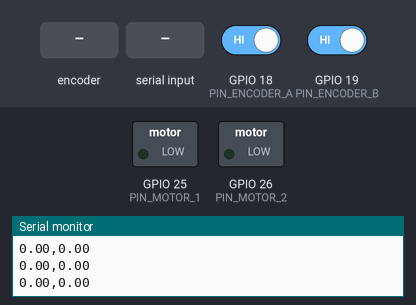
Bench run of a sketch on a simulated ESP32. Parts: switched loads named in the sketch (green lamp = pin HIGH), the last lines printed to the serial monitor. The inputs (shaded band) are chosen by the test bench; at power-on: GPIO 18 (PIN_ENCODER_A) HIGH, GPIO 19 (PIN_ENCODER_B) HIGH.

Above: at 1.2 s.
1.3 s: rotary encoder on GPIO 18 (PIN_ENCODER_A) / GPIO 19 (PIN_ENCODER_B) turned 1 step (first pin leading)
At 2.1 s:
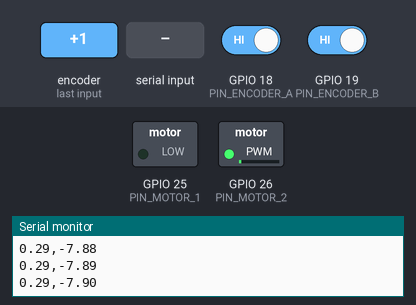
4.5 s: "5\n" received over Serial
At 5.24 s:
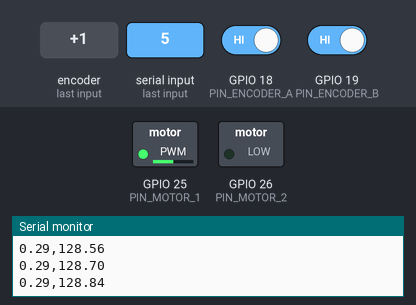
7.5 s: "90,45\n" received over Serial
At 8.7 s:
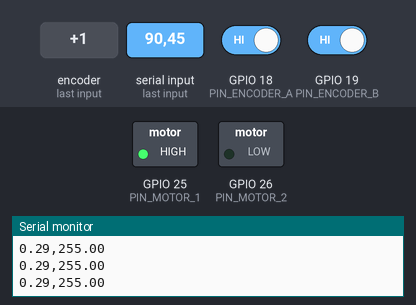
Timing chart, 0 to 10.5 s (numbered marks = the images above; inputs shaded):
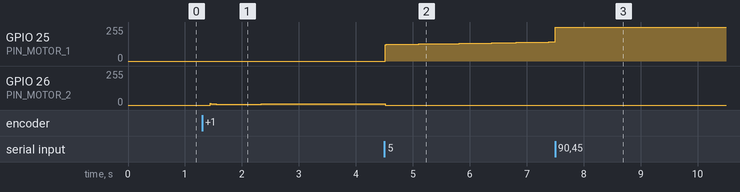

The sketch:

PID_FREERTOS.ino
```cpp
#include <Arduino.h>
#include "freertos/FreeRTOS.h"
#include "freertos/task.h"

// --- CONFIGURACIÓN DE NÚCLEO (BEST PRACTICE) ---
#if CONFIG_FREERTOS_UNICORE
  static const BaseType_t app_cpu = 0;
#else
  static const BaseType_t app_cpu = 1;
#endif

// DEFINICIÓN DE PINES
const int PIN_ENCODER_A = 18;
const int PIN_ENCODER_B = 19;
const int PIN_MOTOR_1 = 25;
const int PIN_MOTOR_2 = 26;

// CONFIGURACIÓN PWM
const int PWM_FREQ = 20000;      // 20 KHz
const int PWM_RES = 8;           // 8 bits (0-255)
// Nota: En la versión nueva ya no definimos canales manualmente, el ESP32 lo gestiona.

// ==========================================
// VARIABLES GLOBALES Y OBJETOS
// ==========================================

volatile long Np = 0;

// Variables Compartidas
float th_des = 0;
float th_actual_debug = 0;
float pwm_debug = 0;

SemaphoreHandle_t xMutexConsigna;
portMUX_TYPE muxEncoder = portMUX_INITIALIZER_UNLOCKED;

// Constantes del Modelo
const float R = 0.1428;
const float alpha = 0.05;

// Ganancias PID
const float kp = 1.25;
const float kd = 0.25;
const float ki = 0.07;

// ==========================================
// INTERRUPCIONES
// ==========================================

void IRAM_ATTR ISR_Encoder_A() {
    portENTER_CRITICAL_ISR(&muxEncoder);
    if (digitalRead(PIN_ENCODER_B) == LOW) {
        Np++;
    } else {
        Np--;
    }
    portEXIT_CRITICAL_ISR(&muxEncoder);
}

void IRAM_ATTR ISR_Encoder_B() {
    portENTER_CRITICAL_ISR(&muxEncoder);
    if (digitalRead(PIN_ENCODER_A) == HIGH) {
        Np++;
    } else {
        Np--;
    }
    portEXIT_CRITICAL_ISR(&muxEncoder);
}

// ==========================================
// TAREA 1: LAZO DE CONTROL PID
// ==========================================
void TaskPID(void *pvParameters) {
    float th = 0, thp = 0;
    float dth_d = 0, dth_f = 0;
    float e = 0, de = 0, inte = 0;
    float u = 0, usat = 0;
    float PWM = 0;
    long Np_local = 0;

    const int dt_ms = 2;
    const float dt = dt_ms * 0.001;
    TickType_t xLastWakeTime;
    xLastWakeTime = xTaskGetTickCount();

    for (;;) {
        vTaskDelayUntil(&xLastWakeTime, pdMS_TO_TICKS(dt_ms));

        // 1. Lectura Segura
        portENTER_CRITICAL(&muxEncoder);
        Np_local = Np;
        portEXIT_CRITICAL(&muxEncoder);

        // 2. Lectura de Consigna
        float target = 0;
        if(xSemaphoreTake(xMutexConsigna, (TickType_t) 10) == pdTRUE) {
            target = th_des;
            xSemaphoreGive(xMutexConsigna);
        } else {
            target = th;
        }

        // 3. Cálculos
        th = R * Np_local;
        dth_d = (th - thp) / dt;
        dth_f = alpha * dth_d + (1.0 - alpha) * dth_f;

        // 4. PID
        e = target - th;
        de = -dth_f;
        inte = inte + (e * dt);
        u = (kp * e) + (kd * de) + (ki * inte);

        // 5. Saturación
        usat = constrain(u, -12.0, 12.0);
        PWM = usat * 21.25;

        // 6. Actuación (SINTAXIS NUEVA V3.0)
        int pwm_out = abs(PWM);
        if (pwm_out > 255) pwm_out = 255;

        if (PWM > 0) {
            // Escribimos directamente al PIN, no al canal
            ledcWrite(PIN_MOTOR_1, pwm_out);
            ledcWrite(PIN_MOTOR_2, 0);
        } else {
            ledcWrite(PIN_MOTOR_1, 0);
            ledcWrite(PIN_MOTOR_2, pwm_out);
        }

        // 7. Actualizar
        thp = th;
        th_actual_debug = th;
        pwm_debug = PWM;
    }
}

// ==========================================
// TAREA 2: COMUNICACIÓN SERIAL
// ==========================================
void TaskSerial(void *pvParameters) {
    String inputString = "";
    for (;;) {
        vTaskDelay(pdMS_TO_TICKS(20));

        if (Serial.available() > 0) {
            inputString = Serial.readStringUntil('\n');
            float nueva_consigna = inputString.toFloat();

            if(xSemaphoreTake(xMutexConsigna, (TickType_t) 10) == pdTRUE) {
                th_des = nueva_consigna;
                xSemaphoreGive(xMutexConsigna);
            }
        }
        Serial.print(th_actual_debug);
        Serial.print(",");
        Serial.println(pwm_debug);
    }
}

// ==========================================
// SETUP
// ==========================================
void setup() {
    Serial.begin(115200);

    pinMode(PIN_ENCODER_A, INPUT_PULLUP);
    pinMode(PIN_ENCODER_B, INPUT_PULLUP);

    // --- CORRECCIÓN AQUÍ: NUEVA SINTAXIS PWM (ESP32 Core 3.0+) ---
    // ledcSetup y ledcAttachPin YA NO EXISTEN.
    // Usamos ledcAttach(pin, freq, resolution)
    if (!ledcAttach(PIN_MOTOR_1, PWM_FREQ, PWM_RES)) {
        Serial.println("Error configurando PWM Motor 1");
    }
    if (!ledcAttach(PIN_MOTOR_2, PWM_FREQ, PWM_RES)) {
        Serial.println("Error configurando PWM Motor 2");
    }

    attachInterrupt(digitalPinToInterrupt(PIN_ENCODER_A), ISR_Encoder_A, RISING);
    attachInterrupt(digitalPinToInterrupt(PIN_ENCODER_B), ISR_Encoder_B, RISING);

    xMutexConsigna = xSemaphoreCreateMutex();

    // Crear Tareas con app_cpu
    xTaskCreatePinnedToCore(TaskPID, "PID_Control", 4096, NULL, 2, NULL, app_cpu);
    xTaskCreatePinnedToCore(TaskSerial, "Serial_Com", 4096, NULL, 1, NULL, app_cpu);
    Serial.println("Sistema PID RTOS Iniciado (Core v3.0)...");
}

void loop() {
    vTaskDelete(NULL);
}
```

Measured:
- after the input at 1.3 s, GPIO 26 (PIN_MOTOR_2): 0/255 → 7/255 after 0.14 s, → 8/255 0.89 s later
- after the input at 4.5 s, GPIO 25 (PIN_MOTOR_1): moves from 0/255 to 143/255 over 2.9 s, starting at once
